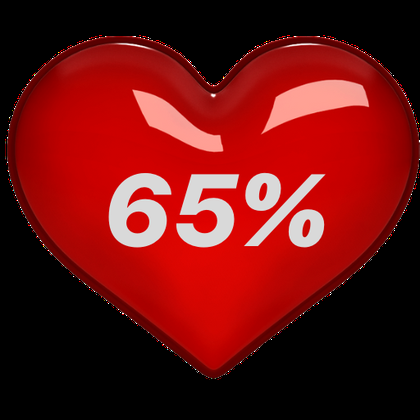
%> input picture log.png, 420 x 420 px, shrunk from 512 x 512 before the run
$ octave alphaBlendTest.m   (GNU Octave 9; MATLAB toolbox functions it lacks are replaced by stand-ins)
%> lines starting %> are read from the running program, lines starting %| are printed output that depends on the picture; in (x1, y1, x2, y2) boxes, pixels count from 0 and x2, y2 are one past the last pixel; in counts of white or black regions, pixels touching at a corner belong together; the program's own positions count from 1
### alphaBlend.m
function J = alphaBlend(IFG,IBG,a)
    if(length(size(IFG))==3)
        IFG = rgb2gray(IFG);
    end

    if(length(size(IBG))==3)
        IBG = rgb2gray(IBG);
    end
    [M,N]= size(IFG);
    J = IFG;
    for i = 1:M
        for j = 1:N
           J(i,j) = a*IBG(i,j)+ (1-a)*IFG(i,j);
        end
    end

### alphaBlendTest.m
I = imread('log.png');
%> I is the input picture: size 420x420x3 uint8; mean R, G, B 104.4, 17.3, 16.4
K = imread('setting.png');
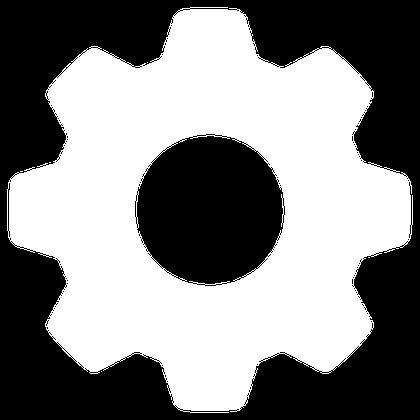
%> input picture setting.png, 420 x 420 px, shrunk from 512 x 512 before the run
%> K is the input picture: size 420x420x3 uint8; 51.7% white; 64 black regions (62 under 20 px), largest, box (x1, y1, x2, y2) and area: (0, 0, 420, 420) 67650, (135, 134, 285, 286) 17385
J = alphaBlend(I,K,-7870.9);
%> in alphaBlend, `IFG = rgb2gray(IFG);`:
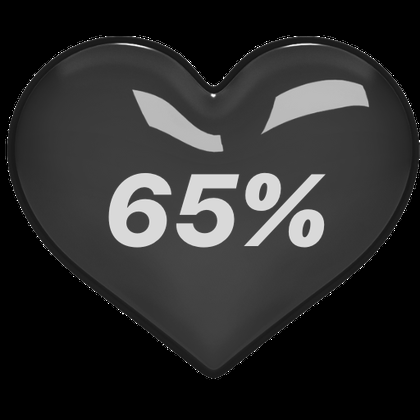
%> IFG: size 420x420 uint8; min 0, max 255, mean 43.2
%> after the loop in alphaBlend, `for i = 1:M`:
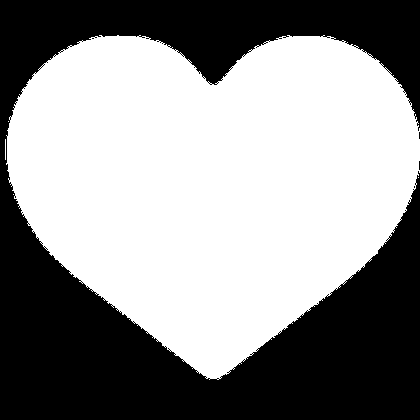
%> J: size 420x420 uint8; 57.1% white; 5 black regions (4 under 20 px), largest, box (x1, y1, x2, y2) and area: (0, 0, 420, 420) 75728
subplot(1,3,1);imshow(I);hold on;
subplot(1,3,2);imshow(K);hold on;
subplot(1,3,3);imshow(J);
